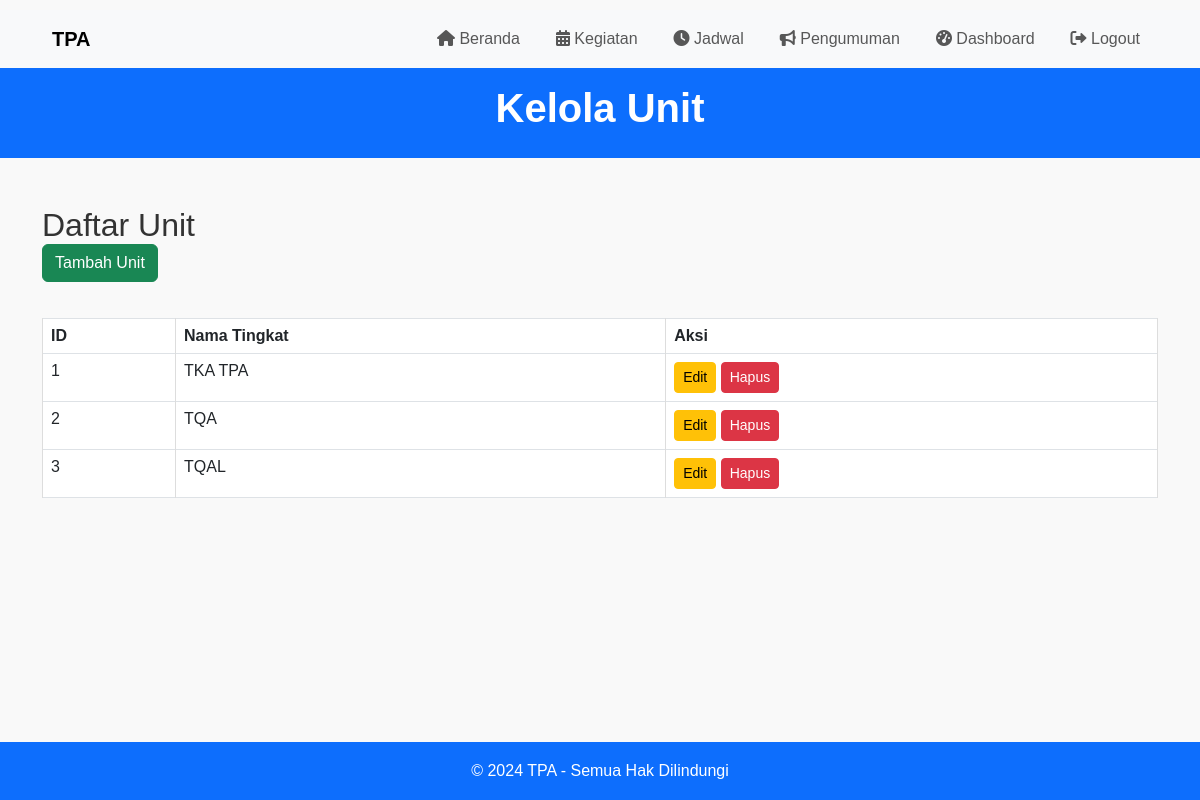
The page /tingkat/unit.php (signed in) on the database its author committed.
### tables this page shows
CREATE TABLE `unit` (
  `id` int(11) NOT NULL,
  `nama_unit` varchar(50) NOT NULL
);

### tingkat/unit.php (the view, shortened to what this page needs)
<?php
include('../includes/koneksidb.php');
include('../includes/navbar.php');
$sql = "SELECT * FROM unit ORDER BY nama_unit";
$result = mysqli_query($conn, $sql);
?>
<!DOCTYPE html>
<html lang="id">
<head>
    <link href="https://cdn.jsdelivr.net/npm/bootstrap@5.3.0/dist/css/bootstrap.min.css" rel="stylesheet">
    <link href="https://cdnjs.cloudflare.com/ajax/libs/font-awesome/6.0.0-beta3/css/all.min.css" rel="stylesheet">
    <link href="../assets/css/style.css" rel="stylesheet">
</head>
<body>
    <header class="bg-primary text-white py-3">
        <div class="container">
            <h1 class="text-center">Kelola Unit</h1>
        </div>
    </header>
    <main class="container py-5">
        <h2>Daftar Unit</h2>
        <a href="add_class.php" class="btn btn-success mb-3">Tambah Unit</a>
        <?php
        if (mysqli_num_rows($result) > 0) {
            echo "<table class='table table-bordered'>";
            echo "<thead><tr><th>ID</th><th>Nama Tingkat</th><th>Aksi</th></tr></thead><tbody>";
            while ($row = mysqli_fetch_assoc($result)) {
                echo "<tr>";
                echo "<td>" . htmlspecialchars($row['id']) . "</td>";
                echo "<td>" . htmlspecialchars($row['nama_unit']) . "</td>";
                echo "<td>
                    <a href='edit_class.php?id=" . htmlspecialchars($row['id']) . "' class='btn btn-warning btn-sm'>Edit</a>
                    <a href='delete_class.php?id=" . htmlspecialchars($row['id']) . "' class='btn btn-danger btn-sm' onclick='return confirm(\"Apakah Anda yakin ingin menghapus Unit ini?\")'>Hapus</a>
                </td>";
                echo "</tr>";
            }
            echo "</tbody></table>";
        } else {
            echo "<p>Belum ada unit yang terdaftar.</p>";
        }
        ?>
    </main>
    <footer class="bg-primary text-white text-center py-3">
        <p>© 2024 TPA - Semua Hak Dilindungi</p>
    </footer>
</body>
</html>

### asset/css/style.css (style rules this page uses)
body, h1, h2, h3, p, a, nav, header, footer, section { margin: 0; padding: 0; box-sizing: border-box; }
body { font-family: Arial, sans-serif; background-color: #f9f9f9; color: #333; line-height: 1.6; padding: 0; margin: 0; }
header { background-color: #008cba; color: #fff; padding: 20px 10%; text-align: center; }
header h1 { margin-bottom: 10px; font-size: 2.5em; font-weight: bold; }
main { padding: 20px 10%; }
table { width: 100%; border-collapse: collapse; margin: 20px 0; }
table th, table td { border: 1px solid #ddd; padding: 10px; text-align: left; }
table th { background-color: #008cba; color: white; }
table tr:nth-child(even) { background-color: #f2f2f2; }
footer { background: #008cba; color: white; text-align: center; padding: 10px 0; position: relative; bottom: 0; width: 100%; }
body { display: flex; flex-direction: column; min-height: 100vh; margin: 0; }
main { flex: 1; }
footer { background-color: #f8f9fa; text-align: center; padding: 10px 0; position: relative; bottom: 0; width: 100%; }
body { min-height: 100vh; display: flex; flex-direction: column; }
main { flex-grow: 1; padding-bottom: 60px; }
footer { margin-top: auto; }

### rows shown on the page
unit: id "1", nama_unit "TKA TPA"
unit: id "2", nama_unit "TQA"
unit: id "3", nama_unit "TQAL"
